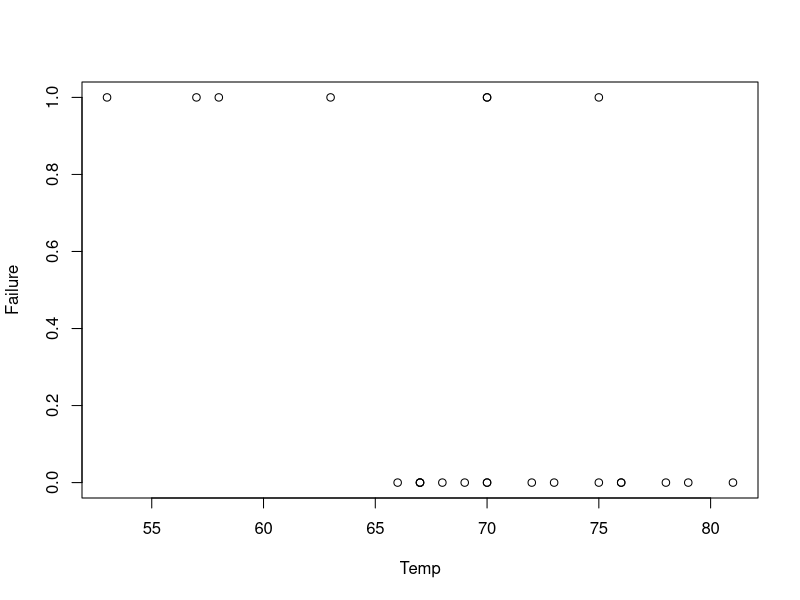
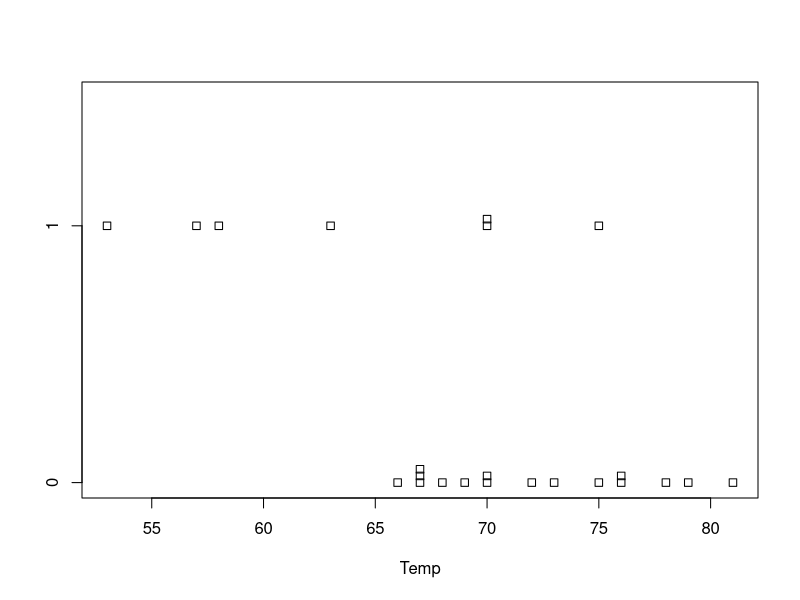
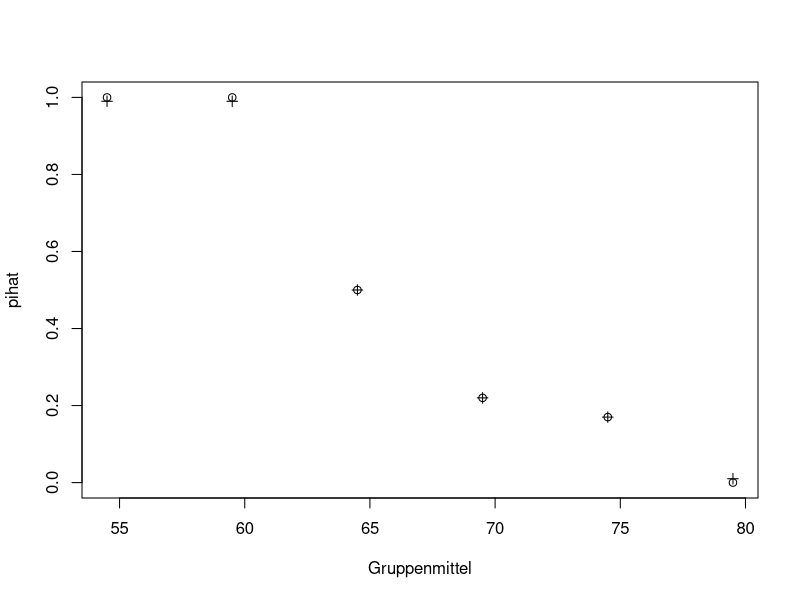
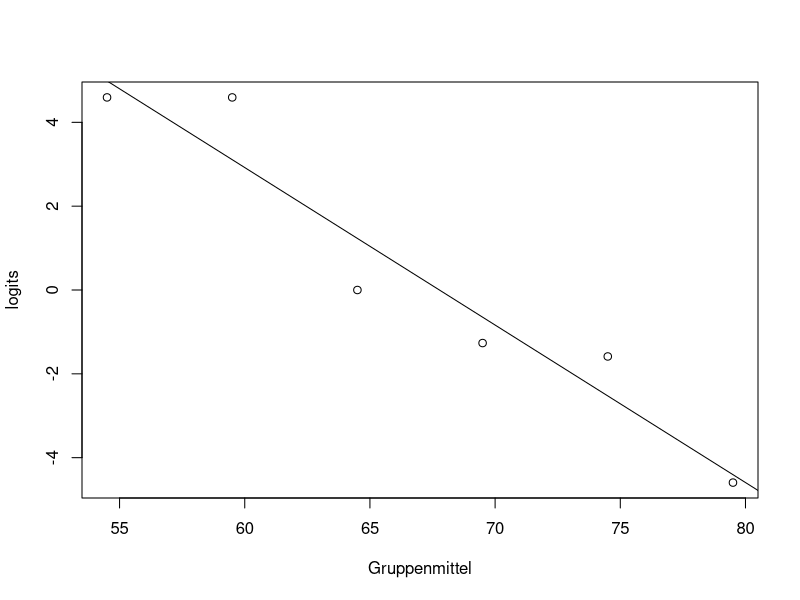
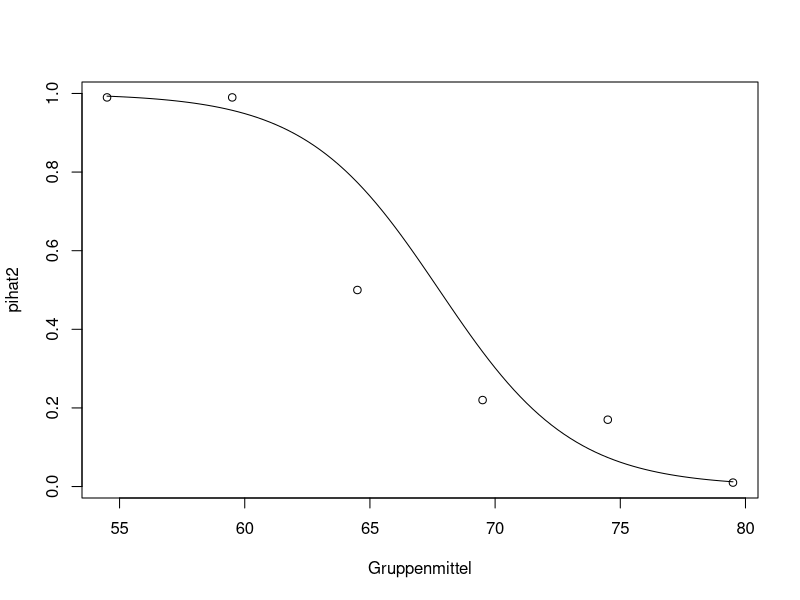
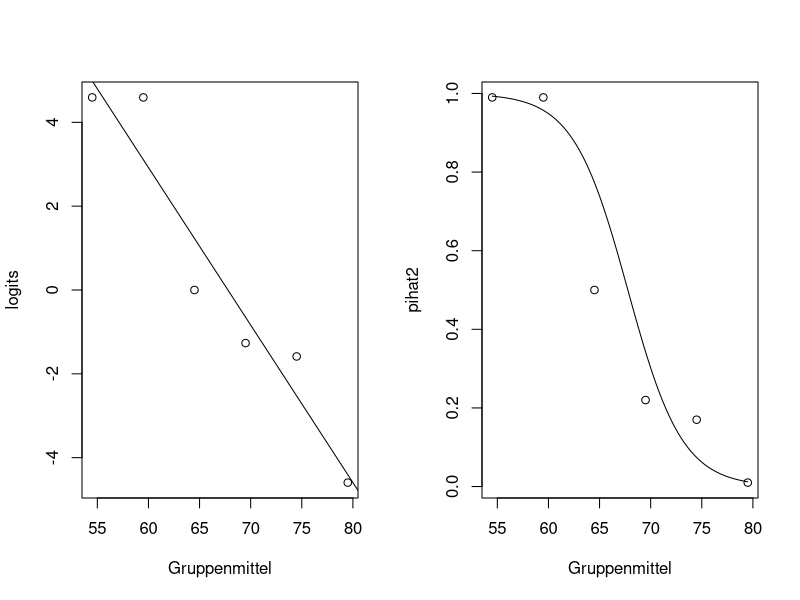
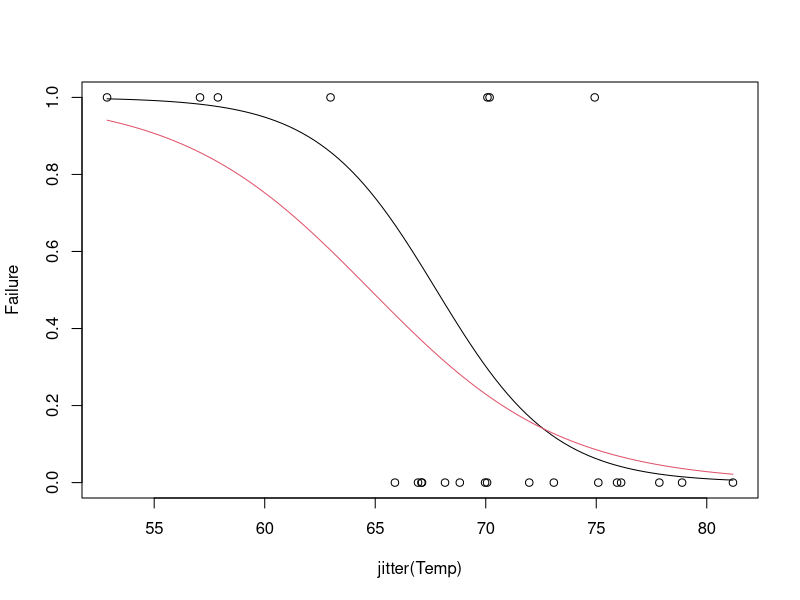

Here is the R script that generated these plots, in order:
######################################################################
#Aufgabe 2- Analyse Challenger Katastrophe

Temp <- c(66, 70, 69, 68, 67, 72, 73, 70, 57, 63, 70, 78, 67, 
          53, 67, 75, 70, 81, 76, 79, 75, 76, 58)
Failure <- c(0, 1, 0, 0, 0, 0, 0, 0, 1, 1, 1, 0, 0, 1, 0, 0, 
             0, 0, 0, 0, 1, 0, 1)
#a)
plot(Temp,Failure)
stripchart(Temp~Failure,method="stack")
#Anmerkung: Mit niedrigen Temperatur sind alle Beobchtungen  der Ausfallen 

#b)
table(Failure)

prop.table(table(Failure))

#c)
Gruppen<-cut(Temp,c(52,57,62,67,72,77,82),right=F)
table(Failure,Gruppen)

#d)
prop.table(table(Failure,Gruppen),2)
round(prop.table(table(Failure,Gruppen),2),2)
pihat<-round(prop.table(table(Failure,Gruppen),2),2)[2,]
pihat

#e)
Gruppenmittel<-c(54.5,59.5,64.5,69.5,74.5,79.5)

#f)
plot(Gruppenmittel,pihat)

#Aufgabe 3
#a)
pihat2<-pihat
pihat2[1:2]<-0.99
pihat2[6]<-0.01
pihat2
points(Gruppenmittel,pihat2,pch=3)

#b)
logits<-log(pihat2/(1-pihat2))
logits
#c)
plot(Gruppenmittel,logits)

#d)
lm.obj<-lm(logits~Gruppenmittel)
abline(lm.obj)
summary(lm.obj)
#e)
Prognose<-function(t) exp(25.4670-0.3758*t)/(1+exp(25.4670-0.3758*t))
#f)
Prognose(61)
#g)
Prognose(36)

#h)
plot(Gruppenmittel,pihat2)
curve(Prognose,add=T)

##zwei neben einander
par(mfrow=c(1,2))
plot(Gruppenmittel,logits)
abline(lm.obj)
plot(Gruppenmittel,pihat2)
curve(Prognose,add=T)
par(mfrow=c(1,1))


#############################
#Aufgabe 4
glm.obj<-glm(Failure~Temp,family=binomial)
summary(glm.obj)
Prognose2<-function(t) exp(15.0429-0.2322*t)/(1+exp(15.0429-0.2322*t))
plot(jitter(Temp),Failure)
curve(Prognose,add=T)
curve(Prognose2,add=T,col=2)

